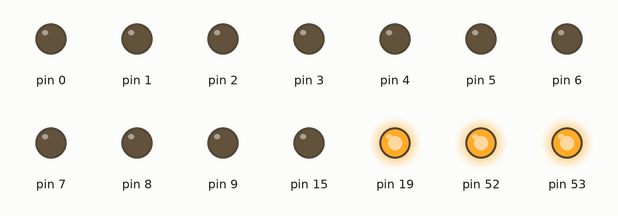
Simulated run of this sketch. Board: Arduino Mega 2560, built with avr-gcc and run on an emulated ATmega2560. Shown: output pins drawn as LEDs (lit = HIGH).

Above: at 0.1 s.
At 4.1 s:
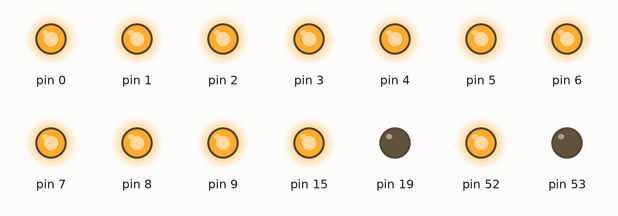
Timing chart, 0 to 5.6 s (numbered marks = the images above):
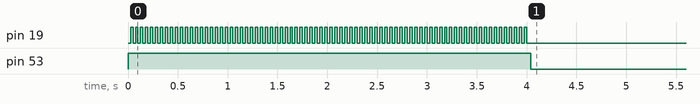

The sketch:

instruction-test.ino
```cpp
 #define LEN 2 //********make sure to get length correct
 #define JMP 0
 #define OUT 2
 #define ADR 4
 #define BUF 6
 #define I 0
 #define R 1
uint16_t prog[LEN][4]={
    {0x0000, JMP+I, 0x0001, 0x0000},
    {0x0001, OUT+0, 0xffff, 0x0001},
    };


void setup() {
  int i, j;

  for (i = 0; i < 54; i++)
    pinMode(i, OUTPUT);

  digitalWrite(52, HIGH);
  digitalWrite(53, HIGH);

  for (i = 0; i < 160; i++, delay(25)) //4 second delay to reset
    if (i%2)
      digitalWrite(19, HIGH);
    else
      digitalWrite(19, LOW);

  for (i = 0; i < LEN; i++) { //write instructions
    for (j = 0; j < 52; j++) //resetting pins
      digitalWrite(j, LOW);

    for (j = 0; j < 16; j++) //current address
      if ((int) (prog[i][0]/pow(2, 15-j)) % 2)
        digitalWrite(51-j*2, HIGH);

    for (j = 35; j < 51; j++) //next address
      if ((int) (prog[i][3]/pow(2, 50-j)) % 2)
        digitalWrite(120-j*2, HIGH);

    for (j = 16; j < 19; j++) //operation code
      if ((int) (prog[i][1]/pow(2, 18-j)) % 2)
        digitalWrite(j, HIGH);

    for (j = 19; j < 35; j++) //operand
      if ((int) (prog[i][2]/pow(2, 34-j)) % 2)
        digitalWrite(j-19, HIGH);

    delay(1);
    digitalWrite(52, LOW);
    delay(1);
    digitalWrite(52, HIGH);
    delay(1);
  }

  digitalWrite(52, HIGH);
  digitalWrite(53, LOW);

  for (i = 0; i < 52; i++)
    pinMode(i, INPUT);
}

void loop() {

}
```
